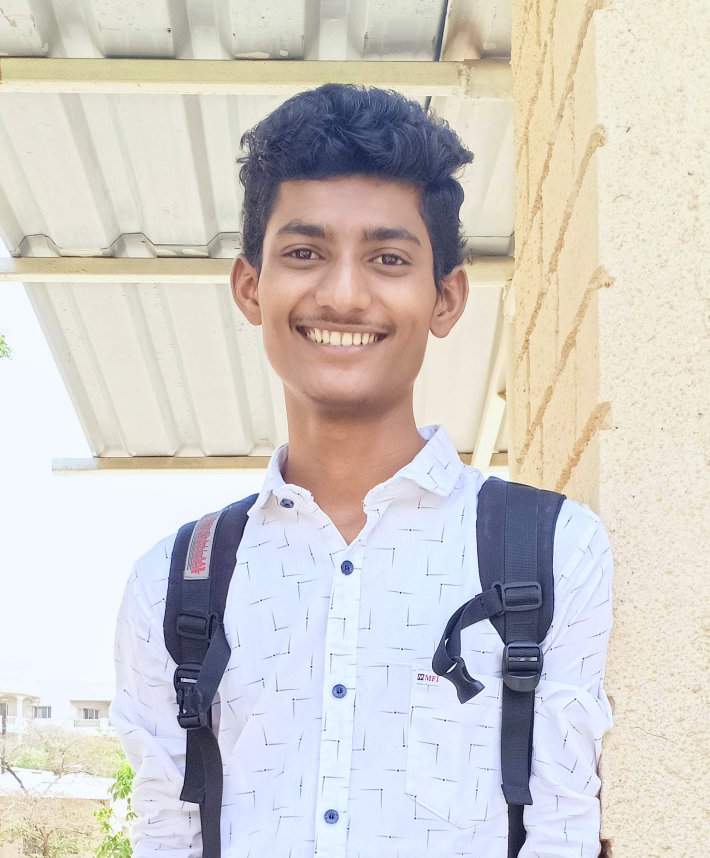
#> input picture MLMODEL2/h.jpeg, 2128 x 2573 px (shown at 1/3 size)
$ python importcv2.py
#> lines starting #> are read from the running program, lines starting #| are printed output that depends on the picture
#import cv2 pkg
import cv2

#read img and convert it into numpay array where 1 is for colored img and 0 is for grayscaled
img = cv2.imread ("h.jpeg",1)
#> img is the input picture: shape (2573, 2128, 3); mean B, G, R 200.9, 204.7, 208.8
img1 = cv2.imread ("h.jpeg",0)
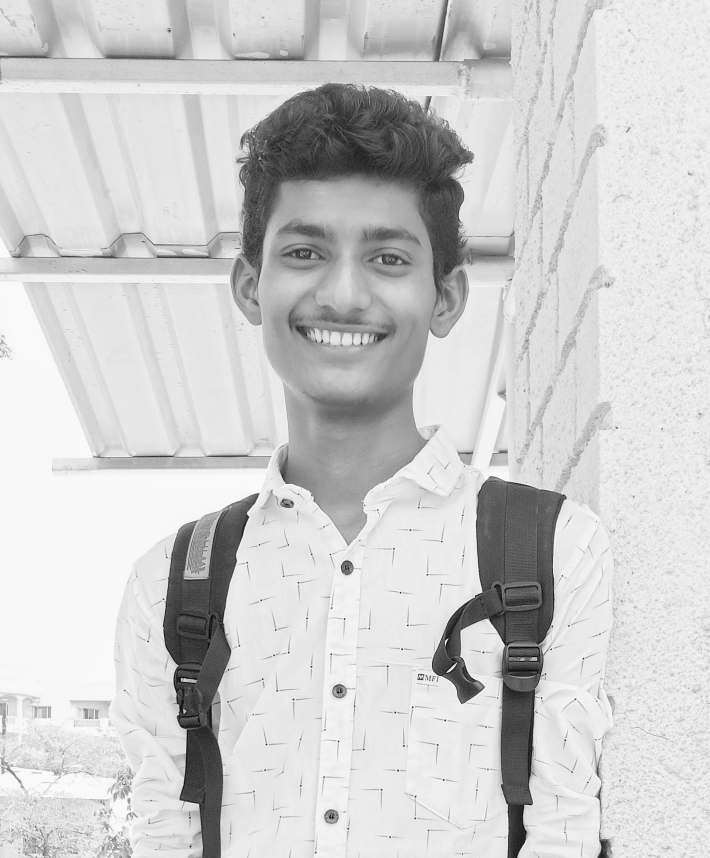
#> img1: shape (2573, 2128) (shown at 1/3 size); min 0, max 255, mean 205.5

#print shape size of both just for undrstanding
print(img)
#> (printed output is left out)
print(type(img))
#| <class 'numpy.ndarray'>
print(img.shape)
#| (2573, 2128, 3)
print(img1)
#> (printed output is left out)
print(type(img1))
#| <class 'numpy.ndarray'>
print(img1.shape)
#| (2573, 2128)

# [11 lines of commented-out code are left out]

fc = cv2.CascadeClassifier("hc.xml")
gi=cv2.cvtColor(img,cv2.COLOR_BGR2GRAY)
face = fc.detectMultiScale(gi,scaleFactor=1.05,minNeighbors=5)
#> face = [[1570, 2467, 28, 28], [1353, 1827, 190, 190], [678, 487, 707, 707]]

for x,y,w,h in face:
    img=cv2.rectangle(img,(x,y),(x+w,y+h),(0,255,0),6)
#> this loop made 3 passes

img = cv2.resize(img,(int(img.shape[1]/3),int(img.shape[0]/3)))
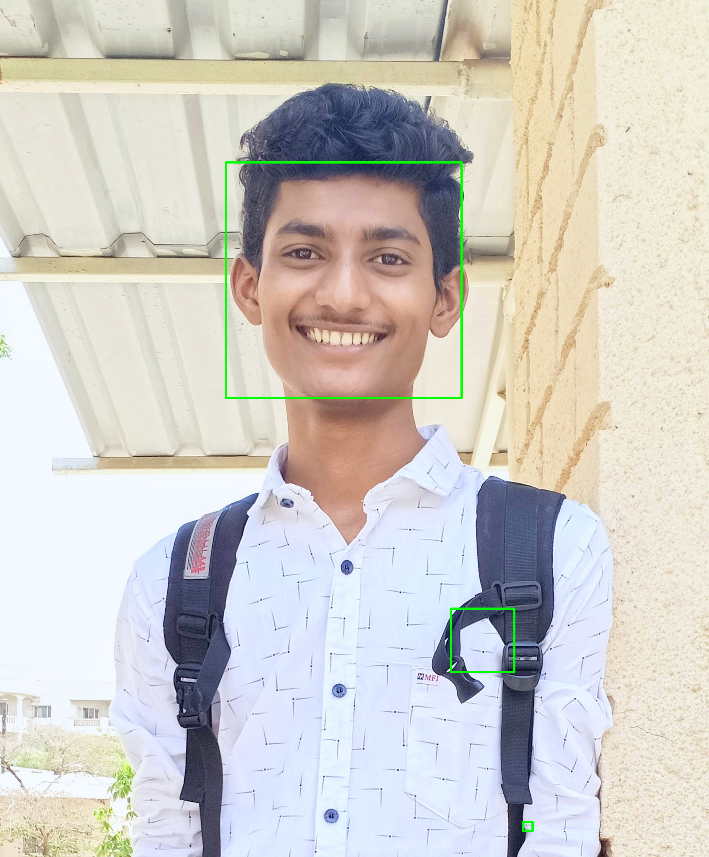
#> img: shape (857, 709, 3); mean B, G, R 200.1, 205.1, 208
cv2.imshow("h",img)
cv2.waitKey(0)
cv2.destroyAllWindows()
